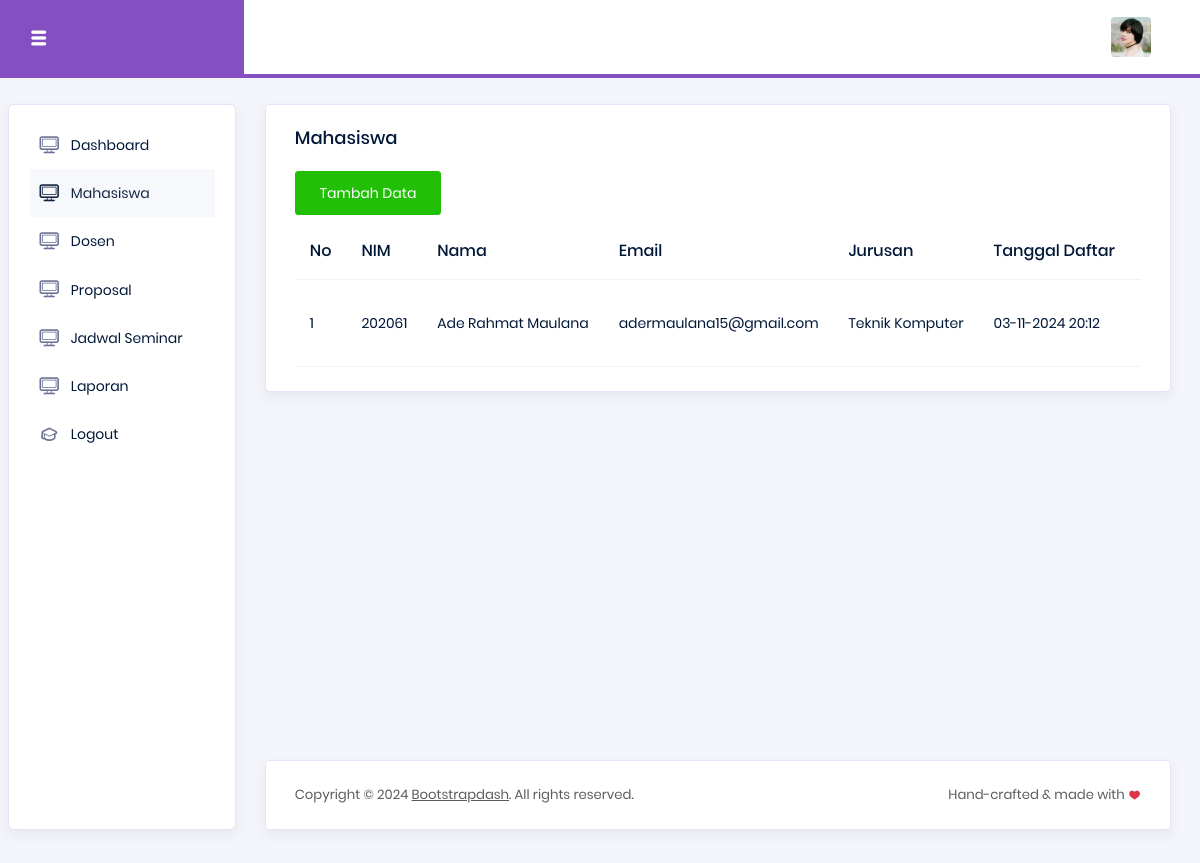
Page /admin/mahasiswa.php (signed in) on the committed database.
### tables this page shows
CREATE TABLE `mahasiswa` (
  `nim` varchar(15) NOT NULL,
  `nama` varchar(100) NOT NULL,
  `email` varchar(100) NOT NULL,
  `jurusan` varchar(50) NOT NULL,
  `password` varchar(255) NOT NULL,
  `created_at` timestamp NOT NULL DEFAULT current_timestamp()
);

### admin/mahasiswa.php (the view, shortened to what this page needs)
<?php
include '../koneksi.php';
?>
<!DOCTYPE html>
<html lang="en">
<head>
  <link rel="stylesheet" href="../assets/vendors/typicons/typicons.css">
  <link rel="stylesheet" href="../assets/vendors/css/vendor.bundle.base.css">
  <link rel="stylesheet" href="../assets/css/style.css">
</head>
<body>
  <div class="container-scroller">
    <nav class="navbar col-lg-12 col-12 p-0 fixed-top d-flex flex-row">
      <div class="navbar-brand-wrapper d-flex justify-content-center">
        <div class="navbar-brand-inner-wrapper d-flex justify-content-between align-items-center w-100">
          <button class="navbar-toggler navbar-toggler align-self-center" type="button" data-toggle="minimize">
            <span class="typcn typcn-th-menu"></span>
          </button>
        </div>
      </div>
      <div class="navbar-menu-wrapper d-flex align-items-center justify-content-end">
        <ul class="navbar-nav me-lg-2">
          <li class="nav-item nav-profile dropdown">
            <a class="nav-link" href="#" data-bs-toggle="dropdown" id="profileDropdown">
              <img src="../assets/images/faces/face5.jpg" alt="profile"/>
            </a>
          </li>
        </ul>
      </div>
    </nav>
    <div class="container-fluid page-body-wrapper">
      <nav class="sidebar sidebar-offcanvas" id="sidebar">
        <ul class="nav">
          <li class="nav-item">
            <a class="nav-link" href="index.php">
              <i class="typcn typcn-device-desktop menu-icon"></i>
              <span class="menu-title">Dashboard</span>
            </a>
          </li>
          <li class="nav-item">
            <a class="nav-link" href="mahasiswa.php">
              <i class="typcn typcn-device-desktop menu-icon"></i>
              <span class="menu-title">Mahasiswa</span>
            </a>
          </li>
          <li class="nav-item">
            <a class="nav-link" href="dosen.php">
              <i class="typcn typcn-device-desktop menu-icon"></i>
              <span class="menu-title">Dosen</span>
            </a>
          </li>
          <li class="nav-item">
            <a class="nav-link" href="proposal.php">
              <i class="typcn typcn-device-desktop menu-icon"></i>
              <span class="menu-title">Proposal</span>
            </a>
          </li>
          <li class="nav-item">
            <a class="nav-link" href="jadwal.php">
              <i class="typcn typcn-device-desktop menu-icon"></i>
              <span class="menu-title">Jadwal Seminar</span>
            </a>
          </li>
          <li class="nav-item">
            <a class="nav-link" href="laporan.php">
              <i class="typcn typcn-device-desktop menu-icon"></i>
              <span class="menu-title">Laporan</span>
            </a>
          </li>
          <li class="nav-item">
            <a class="nav-link" href="logout.php">
              <i class="typcn typcn-mortar-board menu-icon"></i>
              <span class="menu-title">Logout</span>
            </a>
          </li>
        </ul>
      </nav>
      <div class="main-panel">
        <div class="content-wrapper">
          <div class="row">
            <div class="col-lg-12 grid-margin stretch-card">
              <div class="card">
                <div class="card-body">
                  <h4 class="card-title">Mahasiswa</h4>
                    <a class="btn btn-success mb-2" href="tambahmahasiswa.php">Tambah Data</a>
                  <div class="table-responsive">
                  <table class="table">
                    <thead>
                      <tr>
                        <th>No</th>
                        <th>NIM</th>
                        <th>Nama</th>
                        <th>Email</th>
                        <th>Jurusan</th>
                        <th>Tanggal Daftar</th>
                        <th>Aksi</th>
                      </tr>
                    </thead>
                    <tbody>
                    <?php
                          $no = 1;
                          $tampil = mysqli_query($koneksi, "SELECT * FROM mahasiswa ORDER BY created_at DESC");
                          while($data = mysqli_fetch_array($tampil)):
                      ?>
                      <tr>
                        <td><?= $no++ ?></td>
                        <td><?= $data['nim'] ?></td>
                        <td><?= $data['nama'] ?></td>
                        <td><?= $data['email'] ?></td>
                        <td><?= $data['jurusan'] ?></td>
                        <td><?= date('d-m-Y H:i', strtotime($data['created_at'])) ?></td>
                        <td>
                        </td>
                      </tr>
                      <?php
                          endwhile;
                      ?>
                    </tbody>
                  </table>
                  </div>
                </div>
              </div>
            </div>
          </div>
        </div>
        <footer class="footer">
            <div class="card">
                <div class="card-body">
                    <div class="d-sm-flex justify-content-center justify-content-sm-between">
                        <span class="text-muted text-center text-sm-left d-block d-sm-inline-block">Copyright © 2024 <a href="https://www.bootstrapdash.com/" class="text-muted" target="_blank">Bootstrapdash</a>. All rights reserved.</span>
                        <span class="float-none float-sm-right d-block mt-1 mt-sm-0 text-center text-muted">Hand-crafted & made with <i class="typcn typcn-heart-full-outline text-danger"></i></span>
                    </div>
                </div>
            </div>
        </footer>
      </div>
    </div>
  </div>
</body>
</html>

### rows in the picture
mahasiswa: nim "202061", nama "Ade Rahmat Maulana", email "adermaulana15@gmail.com", jurusan "Teknik Komputer", created_at "03-11-2024 20:12"
